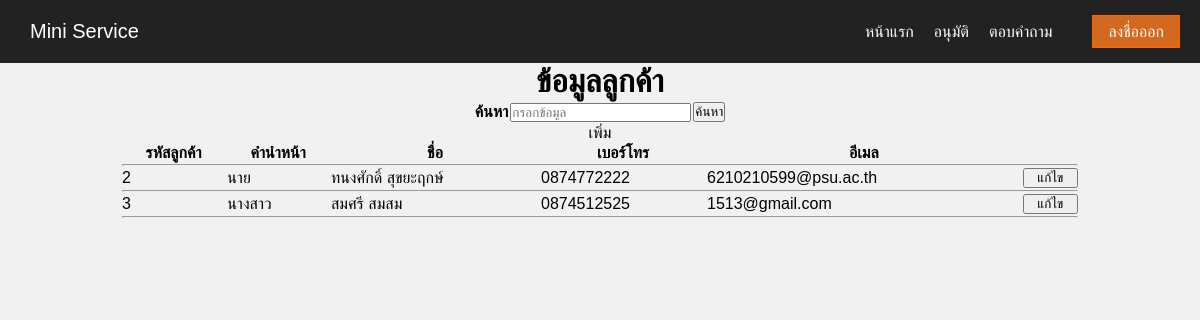
/PAGESTAFF/showcustomer.php, run on the app's committed database.
### tables this page shows
CREATE TABLE `tblcustomer` (
  `cus_id` int(10) NOT NULL,
  `cus_id_card` varchar(13) NOT NULL,
  `cus_prefix` varchar(6) NOT NULL,
  `cus_firstname` varchar(25) NOT NULL,
  `cus_lastname` varchar(25) NOT NULL,
  `cus_phoneno` varchar(10) NOT NULL,
  `cus_email` varchar(100) NOT NULL,
  `cus_username` varchar(25) NOT NULL,
  `cus_password` varchar(25) NOT NULL
);

### PAGESTAFF/showcustomer.php (the view, shortened to what this page needs)
<?php
    require "header.php";
?>
<?php
	$srtkeyword = null;
?>
<center>
<h1>ข้อมูลลูกค้า</h1>
<form name="frmSearch" method="post" action="showcustomer.php">
    <table style="width:20%"border="0px">
    <tr>
        <th>ค้นหา</th>
        <th><input name="txtkeyword" type="text" id="txtkeyword" value="<?php echo $srtkeyword;?>" placeholder="กรอกข้อมูล"></th>
        <th><input type="submit" value="ค้นหา"></th>
    </tr>
    </table>
</form>
<a href="insertcustomer.php"><font color="black">เพิ่ม</font></a>
<?php
 $result = mysqli_query($mysqli,
 "SELECT *
  FROM tblcustomer
  WHERE cus_id LIKE '%".$srtkeyword."%'
  OR cus_phoneno LIKE '%".$srtkeyword."%'
  OR cus_email LIKE '%".$srtkeyword."%'
  OR cus_id_card LIKE '%".$srtkeyword."%'");
?>
<table style="width:80%">
    <tr>
        <th>รหัสลูกค้า</th>
        <th>คำนำหน้า</th>
        <th>ชื่อ</th>
        <th>เบอร์โทร</th>
        <th>อีเมล</th>
    </tr>
    <tr><td colspan="6"><hr /></td></tr>
    <tbody>
    <?php
            while($row = $result->fetch_assoc()){
                echo "<tr>";
                echo "<td>".$row["cus_id"]."</td>";
                echo "<td>".$row["cus_prefix"]."</td>";
                echo "<td>".$row["cus_firstname"]." ".$row["cus_lastname"]."</td>";
                echo "<td>".$row["cus_phoneno"]."</td>";
                echo "<td>".$row["cus_email"]."</td>";
                ?>
                <td>
                    <form action="editcustomer.php" method="POST">
                        <input type="submit" name="submit" value = "แก้ไข"style="width:100%">
                    </form>
                </td>
            <?php
            echo "</tr>";
            ?>
            <tr><td colspan="6"><hr /></td></tr>
            <?php
        }
            ?>
	</tbody>
</table>
 <?php
    require "../footer.ini.php";

### css/menu.css (style rules this page uses)
* { margin: 0; padding: 0; box-sizing: border-box; }
body { font-family: Arial, Helvetica, sans-serif; background: #f1f1f1; }
a { color: white; text-decoration: none; }

### data on the page
tblcustomer: cus_id "2", cus_prefix "นาย", cus_firstname "ทนงศักดิ์", cus_lastname "สุขยะฤกษ์", cus_phoneno "0874772222", cus_email "6210210599@psu.ac.th"
tblcustomer: cus_id "3", cus_prefix "นางสาว", cus_firstname "สมศรี", cus_lastname "สมสม", cus_phoneno "0874512525", cus_email "1513@gmail.com"
